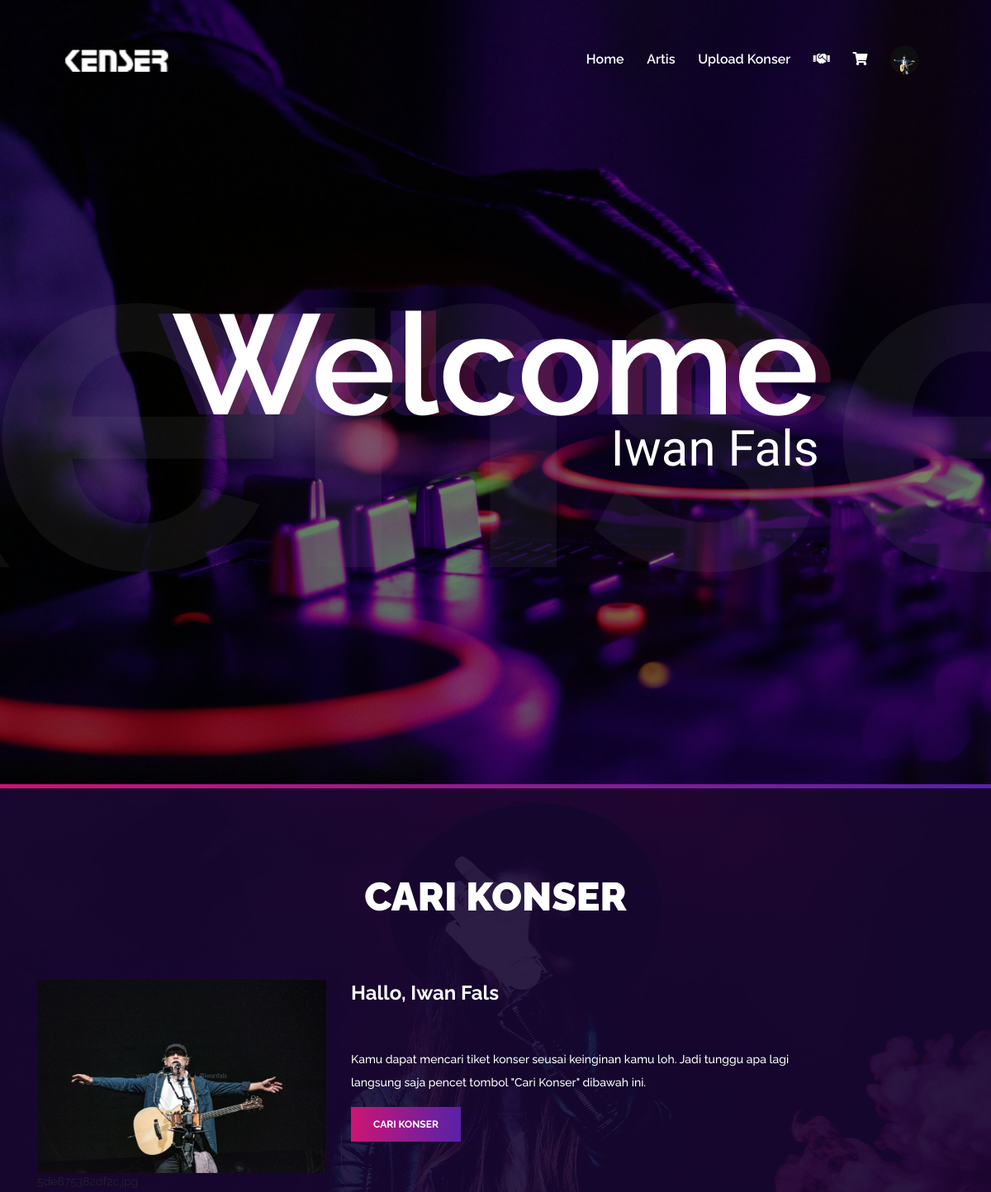
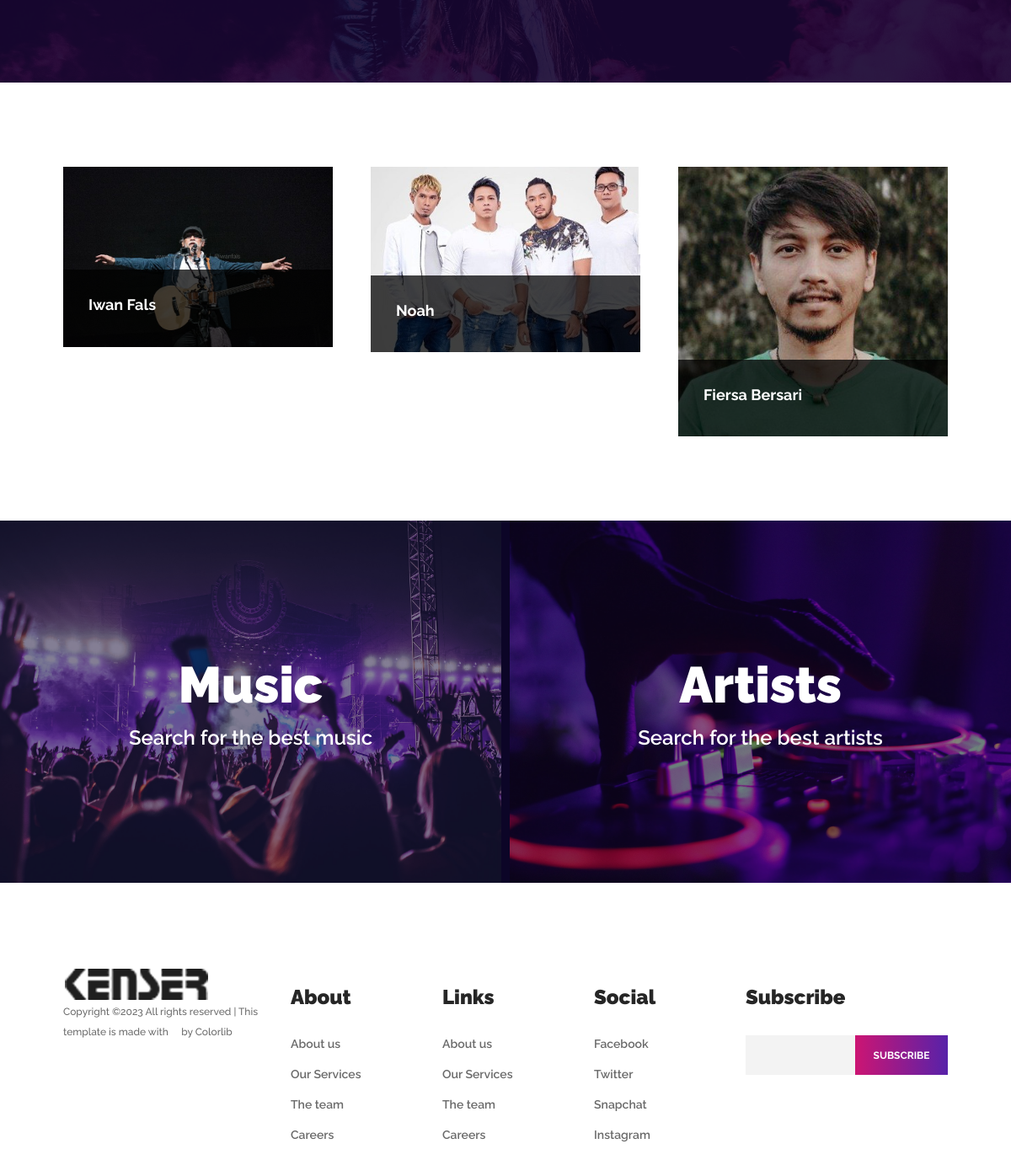
The app's page /musica/index_artis.php?page=home (signed in) with its own data (2 pictures, top to bottom).
### tables this page shows
CREATE TABLE `user` (
  `id_user` int(11) NOT NULL,
  `username` varchar(225) NOT NULL,
  `password` varchar(225) NOT NULL,
  `Alamat` text NOT NULL,
  `Umur` int(11) NOT NULL,
  `Tempat_Lahir` varchar(225) NOT NULL,
  `Tanggal_lahir` date NOT NULL,
  `no_telp` varchar(225) NOT NULL,
  `foto` varchar(1000) NOT NULL,
  `level` int(11) NOT NULL,
  `active` varchar(225) NOT NULL
);

CREATE TABLE `artis` (
  `id_artis` int(11) NOT NULL,
  `id_user_user` int(11) NOT NULL,
  `nama_artis` varchar(225) NOT NULL,
  `deskripsi_artis` text NOT NULL,
  `foto_artis` varchar(225) NOT NULL,
  `cp` varchar(225) NOT NULL
);

### musica/home.php (the view)
<section class="hero-area">
    <div class="hero-slides owl-carousel">
        <div class="single-hero-slide d-flex align-items-center justify-content-center">
            <div class="slide-img bg-img" style="background-image: url(img/bg-img/bg-1.jpg);"></div>
            <div class="hero-slides-content text-center">
                <h2 data-animation="fadeInUp" data-delay="100ms">Welcome <span>Welcome</span></h2>
                <p data-animation="fadeInUp" data-delay="300ms">
                    <?php
                    if ($d['level']==1) {
                    echo $data_artis['nama_artis'];
                    }else{
                    echo $_SESSION['username'];
                    }
                    ?>
                </p>
            </div>
            <h2 class="big-text">Kenser</h2>
        </div>
    </div>
    <div class="bg-gradients"></div>
    <div class="about-us-area section-padding-100-0 bg-img bg-overlay" style="background-image: url(img/bg-img/bg-4.jpg);" id="about">
        <div class="container">
            <div class="row">
                <div class="col-12">
                    <div class="section-heading">
                        <h2>Cari Konser</h2>
                    </div>
                </div>
            </div>
            <div class="row">
                <div class="col-12 col-lg-4">
                    <div class="about-thumbnail mb-100">
                        <img src="proses/images/profile/<?php echo $d['foto'];?>" alt="">
                        <?php echo $d['foto'];?>
                    </div>
                </div>
                <div class="col-12 col-lg-6">
                    <div class="about-content mb-100">
                        <h4>Hallo, <?php
                        if ($d['level']==1) {
                        echo $data_artis['nama_artis'];
                        }else{
                        echo $_SESSION['username'];
                        }
                        ?></h4>
                        <p>Kamu dapat mencari tiket konser seusai keinginan kamu loh. Jadi tunggu apa lagi langsung saja pencet tombol "Cari Konser" dibawah ini.</p>
                        <a href="index_artis.php?page=artis&nama_artis=" class="btn musica-btn mt-20">Cari Konser</a>
                    </div>
                </div>
            </div>
        </div>
    </div>
    <div class="music-player-area section-padding-100">
        <div class="container-fluid">
            <div class="row">
                <div class="col-12">
                    <div class="music-player-slides owl-carousel">
                        <?php
                        include "proses/koneksi.php";
                        $data_arr = mysqli_query($koneksi,"SELECT * FROM artis");
                        while ($data_ar=mysqli_fetch_assoc($data_arr)) {
                        ?>
                        <div class="single-music-player">
                            <img src="proses/images/profile/<?php echo $data_ar['foto_artis'];?>" alt="">
                            <div class="music-info d-flex justify-content-between">
                                <div class="music-text">
                                    <?php
                                    if ($d['level']==1) {?>
                                    <a href="index_artis.php?page=artis_detail&id=<?= $data_ar['id_artis']; ?>"><h5><?php echo $data_ar['nama_artis'];?></h5></a>
                                    <?php }else{ ?>
                                    <a href="index.php?page=artis_detail&id=<?= $data_ar['id_artis']; ?>"><h5><?php echo $data_ar['nama_artis'];?></h5></a>
                                    <?php }?>
                                </div>
                            </div>
                        </div>
                        <?php } ?>
                    </div>
                </div>
            </div>
        </div>
    </div>
    <div class="musica-music-artists-area d-flex flex-wrap clearfix">
        <div class="music-search bg-img bg-overlay2 wow fadeInUp" data-wow-delay="300ms" style="background-image: url(img/bg-img/bg-9.jpg);">
            <div class="music-search-content">
                <h2>Music</h2>
                <h4>Search for the best music</h4>
            </div>
        </div>
        <div class="artists-search bg-img bg-overlay2 wow fadeInUp" data-wow-delay="600ms" style="background-image: url(img/bg-img/bg-1.jpg);">
            <div class="music-search-content">
                <h2>Artists</h2>
                <h4>Search for the best artists</h4>
            </div>
        </div>
    </div>

### musica/index_artis.php (shortened to what this page needs)
<!DOCTYPE html>
<html lang="en">
    <head>
        <link rel="stylesheet" href="https://use.fontawesome.com/releases/v5.8.1/css/all.css">
        <link rel="stylesheet" href="style.css">
        <link rel="stylesheet" type="text/css" href="mystyle.css">
        <body>
            <?php
            include 'proses/koneksi.php';
            $id = $_SESSION['id_user'];
            $data = mysqli_query($koneksi, "SELECT * FROM user where id_user = '$id'");
            $d = mysqli_fetch_assoc($data);
            $data2 = mysqli_query($koneksi, "SELECT * FROM artis WHERE id_user_user = '$id'");
            $data_artis = mysqli_fetch_assoc($data2);
            ?>
            <header class="header-area" >
                <div class="musica-main-menu" >
                    <div class="classy-nav-container breakpoint-off">
                        <div class="container-fluid">
                            <nav class="classy-navbar justify-content-between" id="musicaNav" >
                                <a href="index_artis.php?page=home" class="nav-brand"><img src="img/logo.png" alt=""></a>
                                <div class="classy-menu" style="overflow: hidden;">
                                    <div class="classynav">
                                        <ul>
                                            <li><a href="index_artis.php?page=home">Home</a></li>
                                            <li><a href="index_artis.php?page=artis&nama_artis=">Artis</a></li>
                                            <?php if ($d['level']==1) {?>
                                                 <li><a href="index_artis.php?page=upload">Upload Konser</a></li>
                                                 <li><a href="index_artis.php?page=transaksi"><i class="fas fa-handshake"></i></a></li>
                                            <?php } ?>
                                            <li><a href="index_artis.php?page=chart"><i class="fas fa-shopping-cart"></i></a></li>
                                            <li><a href="" data-toggle="modal" data-target="#myModal" ><img class="image-cropper profile-pic" src="proses/images/profile/<?php echo $d['foto'];?>"> </a></li>
                                        </ul>
                                    </div>
                                </div>
                            </nav>
                        </div>
                    </div>
                </div>
            </header>
            <?php
            if(isset($_GET['page'])){
            $page = $_GET['page'];
            switch ($page) {
            case 'home':
            include "home.php";
            break;
            }
            }else{
            include "home.php";
            }
            ?>
            <footer class="footer-area section-padding-100-0">
                <div class="container-fluid">
                    <div class="row">
                        <div class="col-12 col-md-6 col-xl-3">
                            <div class="footer-widget-area mb-100">
                                <a href="#"><img src="img/logo2.png" alt=""></a>
                                <p class="copywrite-text"><a href="#">
                                Copyright &copy;<script>document.write(new Date().getFullYear());</script> All rights reserved | This template is made with <i class="fa fa-heart-o" aria-hidden="true"></i> by <a href="https://colorlib.com" target="_blank">Colorlib</a>
                            </p>
                        </div>
                    </div>
                    <div class="col-12 col-sm-4 col-xl-2">
                        <div class="footer-widget-area mb-100">
                            <div class="widget-title">
                                <h4>About</h4>
                            </div>
                            <nav>
                                <ul class="footer-nav">
                                    <li><a href="#">About us</a></li>
                                    <li><a href="#">Our Services</a></li>
                                    <li><a href="#">The team</a></li>
                                    <li><a href="#">Careers</a></li>
                                </ul>
                            </nav>
                        </div>
                    </div>
                    <div class="col-12 col-sm-4 col-xl-2">
                        <div class="footer-widget-area mb-100">
                            <div class="widget-title">
                                <h4>Links</h4>
                            </div>
                            <nav>
                                <ul class="footer-nav">
                                    <li><a href="#">About us</a></li>
                                    <li><a href="#">Our Services</a></li>
                                    <li><a href="#">The team</a></li>
                                    <li><a href="#">Careers</a></li>
                                </ul>
                            </nav>
                        </div>
                    </div>
                    <div class="col-12 col-sm-4 col-xl-2">
                        <div class="footer-widget-area mb-100">
                            <div class="widget-title">
                                <h4>Social</h4>
                            </div>
                            <nav>
                                <ul class="footer-nav">
                                    <li><a href="#">Facebook</a></li>
                                    <li><a href="#">Twitter</a></li>
                                    <li><a href="#">Snapchat</a></li>
                                    <li><a href="#">Instagram</a></li>
                                </ul>
                            </nav>
                        </div>
                    </div>
                    <div class="col-12 col-md-6 col-xl-3">
                        <div class="footer-widget-area mb-100">
                            <div class="widget-title">
                                <h4>Subscribe</h4>
                            </div>
                            <form action="#" method="post" class="subscribe-form">
                                <input type="email" name="subscribe-email" id="subscribeemail">
                                <button type="submit">subscribe</button>
                            </form>
                        </div>
                    </div>
                </div>
            </div>
        </footer>
        <link rel="stylesheet" href="//code.jquery.com/ui/1.12.0/themes/smoothness/jquery-ui.css">
    </body>
</html>

### musica/css/classy-nav.css (style rules this page uses)
* { margin: 0; padding: 0; }
body { font-family: "Roboto", sans-serif; }
ul, ol { margin: 0; }
ul li, ol li { list-style: none; }
img { height: auto; max-width: 100%; }
.bg-img { background-position: center center; background-size: cover; background-repeat: no-repeat; }
.classy-nav-container { position: relative; z-index: 100; background-color: #ffffff; }
.classy-nav-container * { box-sizing: border-box; }
.classy-nav-container a { -webkit-transition-duration: 500ms; transition-duration: 500ms; text-decoration: none; outline: none; font-size: 14px; font-weight: 400; color: #232323; display: inline-block; }
.justify-content-between { -webkit-box-pack: justify; -ms-flex-pack: justify; justify-content: space-between; }
.justify-content-center { -webkit-box-pack: center; -ms-flex-pack: center; justify-content: center; }
.classy-navbar { width: 100%; height: 70px; padding: 0.5em 2em; display: -webkit-box; display: -ms-flexbox; display: flex; -webkit-box-align: center; -ms-flex-align: center; -ms-grid-row-align: center; align-items: center; }
.classy-navbar .nav-brand { font-size: 26px; font-weight: 500; color: #565656; display: inline-block; margin-right: 30px; }
.classynav ul li { display: inline-block; clear: both; position: inherit; z-index: 10; }
.classynav ul li a { padding: 0 12px; display: block; height: 35px; font-size: 14px; line-height: 34px; }
.breakpoint-off .classynav { display: -webkit-box; display: -ms-flexbox; display: flex; -webkit-box-align: center; -ms-flex-align: center; -ms-grid-row-align: center; align-items: center; }

### musica/index_artis.php (style rules this page uses)
.image-cropper { width: 250px; height: 100px; position: relative; overflow: hidden; border-radius: 50%; }
.profile-pic { display: inline; margin: 0 auto; height: 35px; width: 35px; }

### records on screen
user: foto (picture), foto "5de875382df2c.jpg"
artis: nama_artis "Iwan Fals", foto_artis (picture)
artis: foto_artis (picture), nama_artis "Noah"
artis: foto_artis (picture), nama_artis "Fiersa Bersari"
